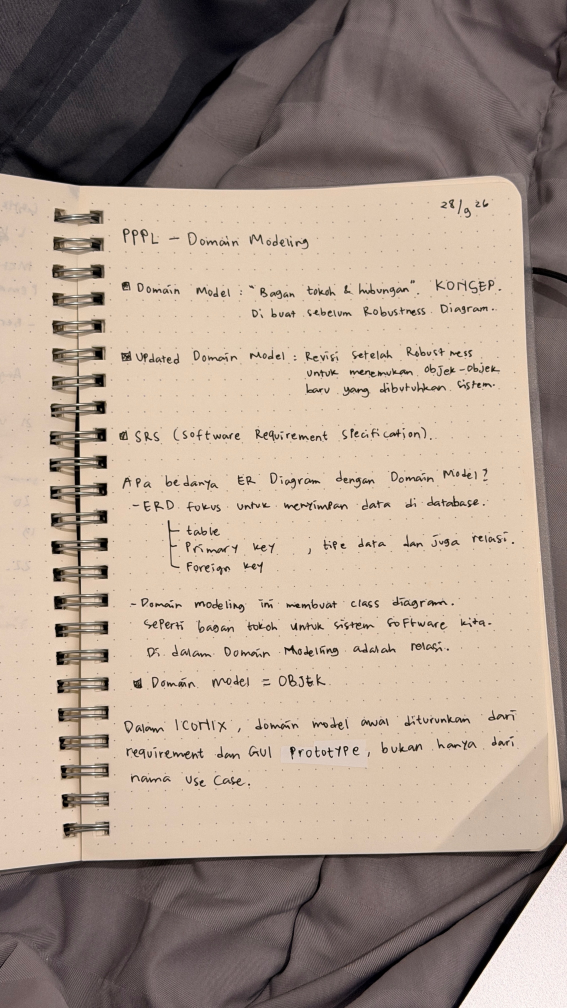
#> input picture foto_asli/IMG_6841.jpeg, 2268 x 4032 px (shown at 1/4 size)
$ python -i scanner.py   (imports and definitions only)
#> lines starting #> are read from the running program, lines starting #| are printed output that depends on the picture; after the words box and inside, x2 and y2 are one past the last pixel; in counts of white or black regions, pixels touching at a corner belong together
"""Smart Notes Scanner - core pipeline (OpenCV)."""
import cv2
import numpy as np

def order_points(pts):
    pts = np.array(pts, dtype="float32")
    s, d = pts.sum(axis=1), np.diff(pts, axis=1).ravel()
    return np.array([pts[np.argmin(s)], pts[np.argmin(d)],
                     pts[np.argmax(s)], pts[np.argmax(d)]], dtype="float32")  # TL,TR,BR,BL

def detect_paper_region(small):
    """[Tambahan] Fallback untuk foto nyata yang tepi kertasnya tidak tertutup
    (mis. sisi spiral buku, lipatan kain di latar). Kertas lebih terang dari latar:
    Otsu pada kanal L (LAB), lalu area terang dipotong di sepanjang tepi Canny agar
    kertas terpisah dari benda terang lain, ambil komponen terbesar, convex hull -> 4 titik."""
    gray = cv2.GaussianBlur(cv2.cvtColor(small, cv2.COLOR_BGR2GRAY), (7, 7), 0)
    L = cv2.GaussianBlur(cv2.cvtColor(small, cv2.COLOR_BGR2LAB)[:, :, 0], (7, 7), 0)
    _, m = cv2.threshold(L, 0, 255, cv2.THRESH_BINARY + cv2.THRESH_OTSU)
    m[cv2.dilate(cv2.Canny(gray, 40, 120), np.ones((3, 3), np.uint8)) > 0] = 0
    m = cv2.morphologyEx(m, cv2.MORPH_OPEN, np.ones((7, 7), np.uint8))
    n, lab, st, _ = cv2.connectedComponentsWithStats(m)
    if n < 2:
        return None
    m = np.uint8(lab == 1 + np.argmax(st[1:, cv2.CC_STAT_AREA])) * 255
    m = cv2.morphologyEx(m, cv2.MORPH_CLOSE, np.ones((25, 25), np.uint8))
    c = max(cv2.findContours(m, cv2.RETR_EXTERNAL, cv2.CHAIN_APPROX_SIMPLE)[0], key=cv2.contourArea)
    if cv2.contourArea(c) < 0.20 * small.shape[0] * small.shape[1]:
        return None
    hull = cv2.convexHull(c)
    for eps in (0.02, 0.03, 0.04, 0.05, 0.06, 0.08):
        ap = cv2.approxPolyDP(hull, eps * cv2.arcLength(hull, True), True)
        if len(ap) == 4:
            return ap.reshape(4, 2).astype("float32")
    return cv2.boxPoints(cv2.minAreaRect(hull))

def detect_document(img, work_h=700):
    """Return 4 corners (in original image coordinates), a debug edge map, found flag, and the method used."""
    scale = work_h / img.shape[0]
    small = cv2.resize(img, None, fx=scale, fy=scale, interpolation=cv2.INTER_AREA)
    gray = cv2.GaussianBlur(cv2.cvtColor(small, cv2.COLOR_BGR2GRAY), (7, 7), 0)
    edges = cv2.Canny(gray, 40, 120)
    edges = cv2.morphologyEx(edges, cv2.MORPH_CLOSE, np.ones((5, 5), np.uint8), iterations=2)
    cnts, _ = cv2.findContours(edges, cv2.RETR_LIST, cv2.CHAIN_APPROX_SIMPLE)
    cnts = sorted(cnts, key=cv2.contourArea, reverse=True)[:8]
    min_area = 0.20 * small.shape[0] * small.shape[1]
    for c in cnts:
        approx = cv2.approxPolyDP(c, 0.02 * cv2.arcLength(c, True), True)
        if len(approx) == 4 and cv2.contourArea(approx) > min_area and cv2.isContourConvex(approx):
            return order_points(approx.reshape(4, 2) / scale), edges, True, "kontur"
    # [revisi v2] segmentasi kertas dicoba sebelum minAreaRect: pada uji 15 foto nyata, minAreaRect gagal 2/2
    # (kotak tegak lurus tidak mengikuti perspektif / mencakup seluruh bingkai), segmentasi berhasil 5/5.
    q = detect_paper_region(small)                              # fallback 1: segmentasi kertas terang
    if q is not None:
        return order_points(q / scale), edges, True, "segmentasi"
    if cnts and cv2.contourArea(cnts[0]) > min_area:           # fallback 2: min-area rectangle
        box = cv2.boxPoints(cv2.minAreaRect(cnts[0]))
        return order_points(box / scale), edges, True, "minAreaRect"
    h, w = img.shape[:2]                                        # last resort: whole image
    return order_points([[0, 0], [w, 0], [w, h], [0, h]]), edges, False, "seluruh_gambar"

def warp(img, corners):
    tl, tr, br, bl = corners
    W = int(max(np.linalg.norm(br - bl), np.linalg.norm(tr - tl)))
    H = int(max(np.linalg.norm(tr - br), np.linalg.norm(tl - bl)))
    dst = np.array([[0, 0], [W - 1, 0], [W - 1, H - 1], [0, H - 1]], dtype="float32")
    M = cv2.getPerspectiveTransform(corners, dst)
    return cv2.warpPerspective(img, M, (W, H), flags=cv2.INTER_CUBIC)

def enhance(warped):
    """Illumination correction -> CLAHE+unsharp (gray) and Otsu on flattened image (binary)."""
    gray = cv2.cvtColor(warped, cv2.COLOR_BGR2GRAY)
    k = max(31, (min(gray.shape) // 8) | 1)
    bg = cv2.medianBlur(cv2.dilate(gray, np.ones((7, 7), np.uint8)), k)   # estimate paper/shadow
    flat = cv2.divide(gray, bg, scale=255)                                 # remove shadow
    clahe = cv2.createCLAHE(clipLimit=2.0, tileGridSize=(8, 8)).apply(flat)
    sharp = cv2.addWeighted(clahe, 1.5, cv2.GaussianBlur(clahe, (0, 0), 3), -0.5, 0)
    smooth = cv2.GaussianBlur(flat, (3, 3), 0)
    _, binary = cv2.threshold(smooth, 0, 255, cv2.THRESH_BINARY + cv2.THRESH_OTSU)
    return sharp, binary

def scan(img):
    corners, edges, found, method = detect_document(img)
    warped = warp(img, corners)
    gray_out, bin_out = enhance(warped)
    return dict(corners=corners, edges=edges, found=found, method=method, warped=warped, gray=gray_out, binary=bin_out)

>>> import cv2
>>> picture = cv2.imread('foto_asli/IMG_6841.jpeg')
#> picture is the input picture: shape (4032, 2268, 3); mean B, G, R 139, 152.6, 170.2
>>> result = scan(picture)
#> in detect_document, `gray = cv2.GaussianBlur(cv2.cvtColor(small, cv2.COLOR_BGR2GRAY), (7, 7..`:
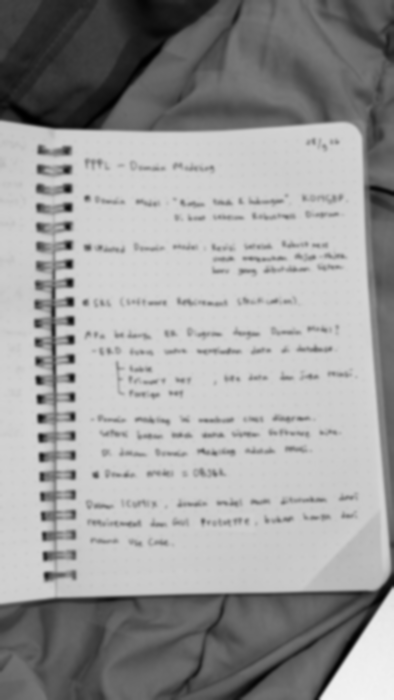
#> gray: shape (700, 394); min 0, max 243, mean 156.3
#> in detect_document, `edges = cv2.morphologyEx(edges, cv2.MORPH_CLOSE, np.ones((5, 5), np.ui..`:
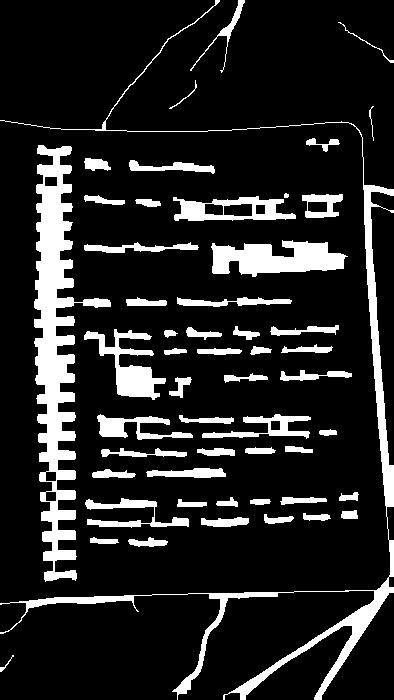
#> edges: shape (700, 394); 14.4% white; 53 white regions
#> in detect_document, `cnts, _ = cv2.findContours(edges, cv2.RETR_LIST, cv2.CHAIN_APPROX_SIMP..`: cnts = 61 contours, 3 with area under 20; largest, box (x1, y1, x2, y2) and area: (34, 145, 111, 582) 10466, (0, 0, 394, 700) 6288, (211, 240, 348, 277) 3030, (173, 196, 296, 221) 1984, (84, 329, 166, 400) 1816
#> in detect_document, `cnts = sorted(cnts, key=cv2.contourArea, reverse=True)[:8]`: cnts = 8 contours; box (x1, y1, x2, y2) and area: (34, 145, 111, 582) 10466, (0, 0, 394, 700) 6288, (211, 240, 348, 277) 3030, (173, 196, 296, 221) 1984, (84, 329, 166, 400) 1816, (202, 414, 311, 439) 892, (97, 414, 193, 440) 888, (85, 498, 189, 528) 862
#> the loop in detect_document, `for c in cnts:` made 8 passes
#> in detect_paper_region, `n, lab, st, _ = cv2.connectedComponentsWithStats(m)`:
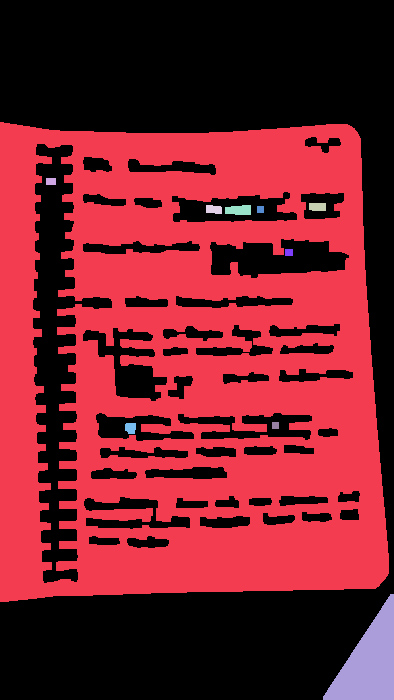
#> lab: shape (700, 394) int32; 11 distinct labels, from 0 to 10; one colour per label, 0 black
#> in detect_paper_region, `n, lab, st, _ = cv2.connectedComponentsWithStats(m)`: n = 11; st = [[0, 0, 394, 700, 139366], [0, 122, 389, 480, 131570], [46, 178, 10, 7, 70], [309, 203, 17, 8, 133], [206, 205, 16, 9, 125], [225, 205, 26, 10, 227], [257, 206, 7, 7, 49], [285, 249, 8, 7, 56], [125, 423, 11, 11, 108], [272, 422, 7, 7, 49], [323, 594, 71, 106, 4047]]
#> in detect_paper_region, `m = cv2.morphologyEx(m, cv2.MORPH_CLOSE, np.ones((25, 25), np.uint8))`:
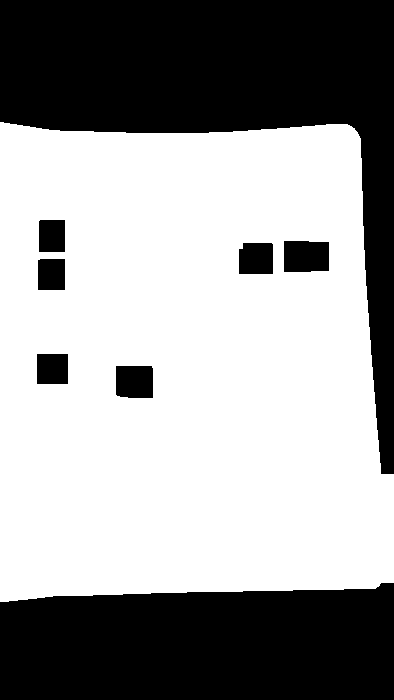
#> m: shape (700, 394); 60.8% white; 8 black regions, largest, box (x1, y1, x2, y2) and area: (0, 0, 394, 474) 59732, (0, 583, 394, 700) 42201, (284, 241, 329, 272) 1357
#> in detect_paper_region, `c = max(cv2.findContours(m, cv2.RETR_EXTERNAL, cv2.CHAIN_APPROX_SIMPLE..`: c = contour of 133 points, box (x1, y1, x2, y2) (0, 122, 394, 602), area 173020
#> in detect_paper_region, `hull = cv2.convexHull(c)`: hull = contour of 12 points, box (x1, y1, x2, y2) (0, 122, 394, 602), area 179068
#> the loop in detect_paper_region, `for eps in (0.02, 0.03, 0.04, 0.05, 0.06, 0.08):` made 1 pass
#> ap on pass 1: [[0, 122], [354, 128], [393, 582], [0, 601]]
#> in detect_document, `q = detect_paper_region(small)`: q = [[0, 122], [354, 128], [393, 582], [0, 601]]
#> in order_points, `pts = np.array(pts, dtype="float32")`: pts = [[0, 702.7], [2039, 737.3], [2263.7, 3352.3], [0, 3461.8]]
#> in order_points, `s, d = pts.sum(axis=1), np.diff(pts, axis=1).ravel()`: s = [702.7, 2776.3, 5616, 3461.8]; d = [702.7, -1301.8, 1088.6, 3461.8]
#> in scan, `corners, edges, found, method = detect_document(img)`: corners has the same summary as pts in order_points; found = True; method = 'segmentasi'
#> in warp, `tl, tr, br, bl = corners`: tl = [0, 702.7]; tr = [2039, 737.3]; br = [2263.7, 3352.3]; bl = [0, 3461.8]
#> in warp, `W = int(max(np.linalg.norm(br - bl), np.linalg.norm(tr - tl)))`: W = 2266
#> in warp, `H = int(max(np.linalg.norm(tr - br), np.linalg.norm(tl - bl)))`: H = 2759
#> in warp, `dst = np.array([[0, 0], [W - 1, 0], [W - 1, H - 1], [0, H - 1]], dtype..`: dst = [[0, 0], [2265, 0], [2265, 2758], [0, 2758]]
#> in warp, `M = cv2.getPerspectiveTransform(corners, dst)`: M = [[1.09, 0, 0], [-0.0195, 1.15, -808.2], [-2.51e-05, 4.35e-05, 1]]
#> in warp, `return cv2.warpPerspective(img, M, (W, H), flags=cv2.INTER_CUBIC)`:
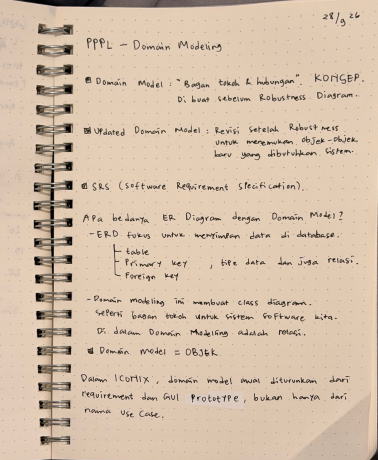
#> returned value: shape (2759, 2266, 3) (shown at 1/6 size); mean of channels 0, 1, 2 169.7, 191.5, 212.6; drawn as B, G, R
#> in enhance, `bg = cv2.medianBlur(cv2.dilate(gray, np.ones((7, 7), np.uint8)), k)`:
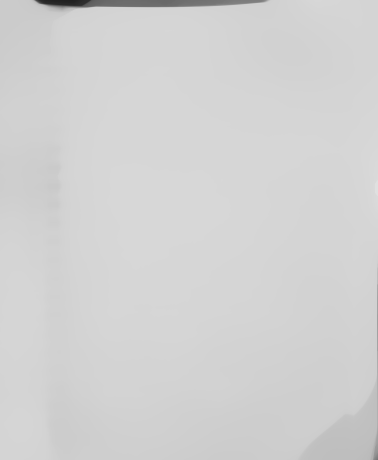
#> bg: shape (2759, 2266) (shown at 1/6 size); min 32, max 224, mean 209.7
#> in enhance, `_, binary = cv2.threshold(smooth, 0, 255, cv2.THRESH_BINARY + cv2.THRE..`:
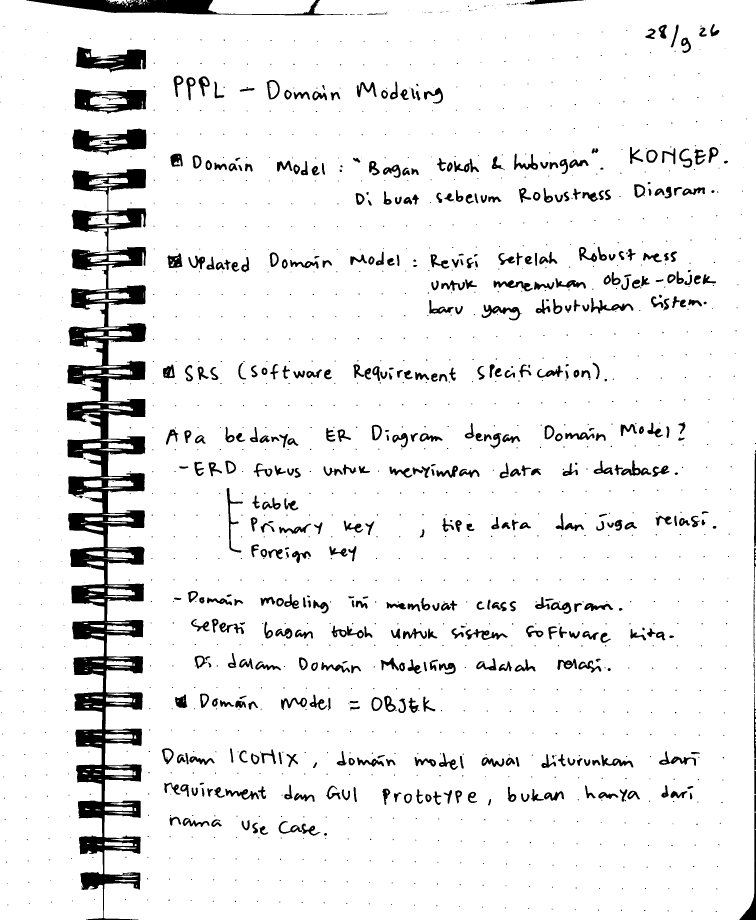
#> binary: shape (2759, 2266) (shown at 1/3 size); 92.7% white; 1683 black regions (1167 under 20 px), largest, box (x1, y1, x2, y2) and area: (200, 507, 439, 2759) 183256, (78, 0, 977, 46) 17851, (217, 386, 439, 465) 9733
#> result = 7 items

$ run again, on foto_asli/IMG_6842.jpeg
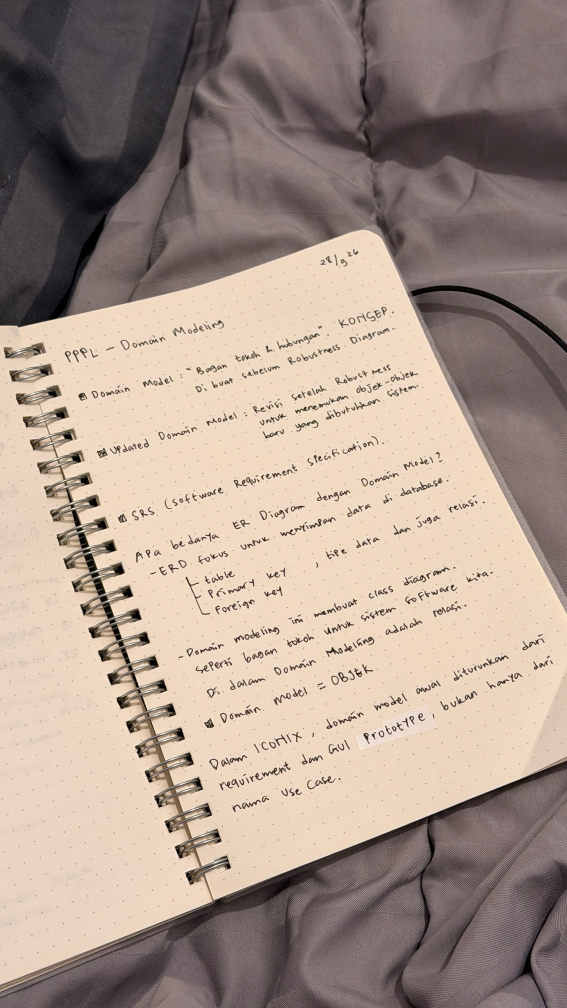
#> input picture foto_asli/IMG_6842.jpeg, 2268 x 4032 px (shown at 1/4 size)
#> picture is the input picture: shape (4032, 2268, 3); mean B, G, R 139.8, 151.7, 169
#> in detect_document, `edges = cv2.morphologyEx(edges, cv2.MORPH_CLOSE, np.ones((5, 5), np.ui..`:
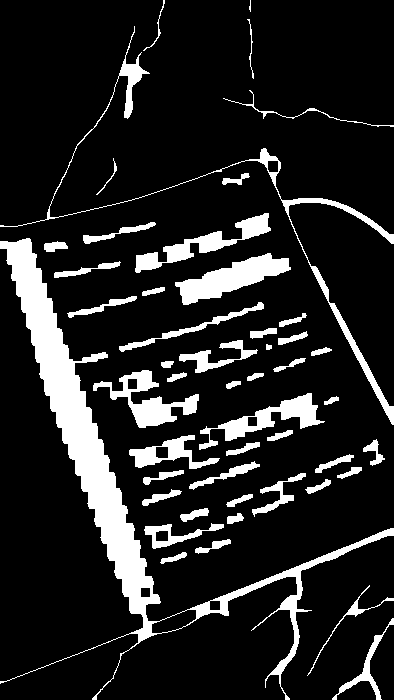
#> edges: shape (700, 394); 13.8% white; 49 white regions (1 under 20 px)
#> in detect_document, `cnts, _ = cv2.findContours(edges, cv2.RETR_LIST, cv2.CHAIN_APPROX_SIMP..`: cnts = 57 contours, 1 with area under 20; largest, box (x1, y1, x2, y2) and area: (0, 238, 394, 700) 15194, (0, 26, 394, 425) 2528, (175, 253, 291, 305) 2437, (93, 370, 199, 428) 1920, (199, 393, 325, 450) 1802
#> in detect_document, `cnts = sorted(cnts, key=cv2.contourArea, reverse=True)[:8]`: cnts = 8 contours; box (x1, y1, x2, y2) and area: (0, 238, 394, 700) 15194, (0, 26, 394, 425) 2528, (175, 253, 291, 305) 2437, (93, 370, 199, 428) 1920, (199, 393, 325, 450) 1802, (135, 213, 271, 273) 1751, (129, 435, 220, 469) 1132, (144, 523, 224, 549) 668
#> the loop in detect_document, `for c in cnts:` made 8 passes
#> lab: shape (700, 394) int32; 18 distinct labels, from 0 to 17
#> n = 18; st = 18 rows, first 6: [0, 0, 394, 700, 167694], [0, 162, 394, 458, 77865], [191, 244, 7, 8, 56], [0, 250, 142, 430, 28580], [159, 253, 7, 8, 56], [172, 361, 24, 12, 231]
#> c = contour of 651 points, box (x1, y1, x2, y2) (0, 162, 394, 620), area 103702
#> hull = contour of 12 points, box (x1, y1, x2, y2) (0, 162, 394, 620), area 116466
#> the loop in detect_paper_region, `for eps in (0.02, 0.03, 0.04, 0.05, 0.06, 0.08):` made 3 passes
#> ap on pass 3: [[256, 162], [393, 529], [149, 619], [0, 228]]
#> q = [[256, 162], [393, 529], [149, 619], [0, 228]]
#> pts = [[1474.6, 933.1], [2263.7, 3047], [858.2, 3565.4], [0, 1313.3]]
#> s = [2407.7, 5310.7, 4423.7, 1313.3]; d = [-541.4, 783.4, 2707.2, 1313.3]
#> corners = [[0, 1313.3], [1474.6, 933.1], [2263.7, 3047], [858.2, 3565.4]]; found = True; method = 'segmentasi'
#> tl = [0, 1313.3]; tr = [1474.6, 933.1]; br = [2263.7, 3047]; bl = [858.2, 3565.4]
#> W = 1522
#> H = 2410
#> dst = [[0, 0], [1521, 0], [1521, 2409], [0, 2409]]
#> M = [[0.892, -0.34, 446.3], [0.252, 0.977, -1283.1], [-4.11e-05, 1.08e-05, 1]]
#> in enhance, `_, binary = cv2.threshold(smooth, 0, 255, cv2.THRESH_BINARY + cv2.THRE..`:
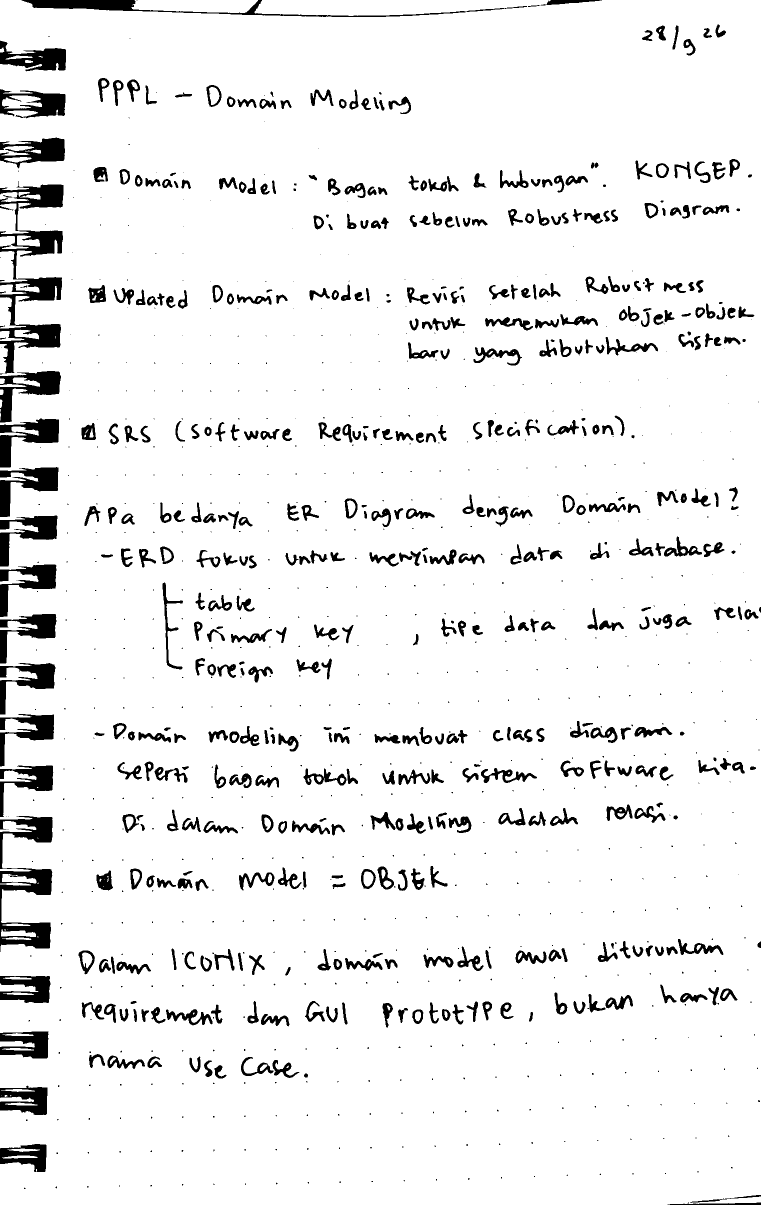
#> binary: shape (2410, 1522) (shown at 1/2 size); 93% white; 1198 black regions (688 under 20 px), largest, box (x1, y1, x2, y2) and area: (0, 362, 127, 747) 16689, (0, 1632, 105, 1904) 10987, (43, 0, 1054, 34) 6252
#> result = 7 items
